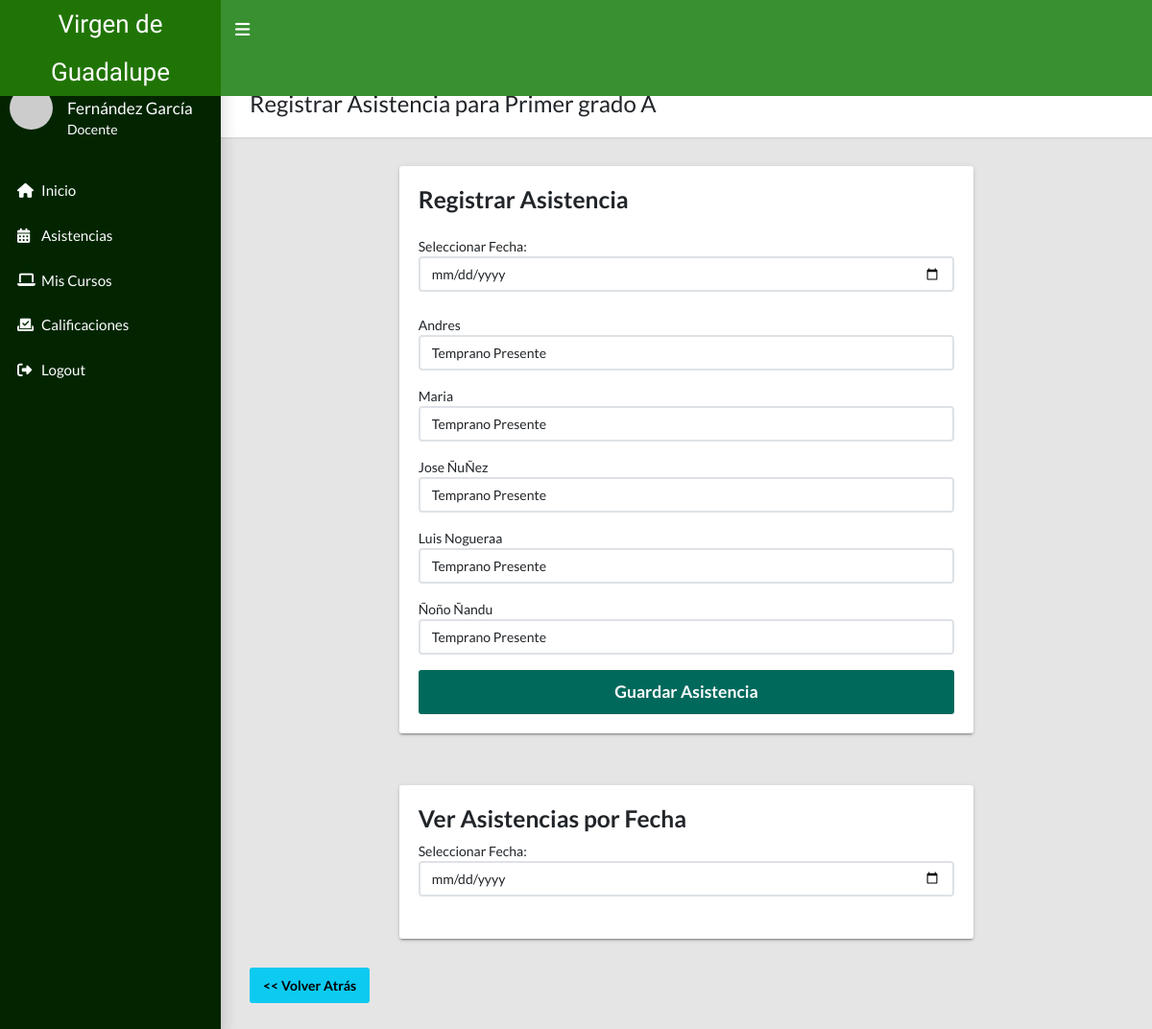
/profesor/Asistencias.php (signed in), run on the app's committed database.
### tables this page shows
CREATE TABLE `grados` (
  `grado_id` int(11) NOT NULL,
  `nombre_grado` varchar(100) NOT NULL,
  `estado` int(11) NOT NULL DEFAULT 1
);

CREATE TABLE `alumnos` (
  `alumno_id` int(11) NOT NULL,
  `nombre_alumno` varchar(100) NOT NULL,
  `edad` int(11) NOT NULL,
  `direccion` varchar(100) NOT NULL,
  `documento` varchar(20) NOT NULL,
  `apoderado_id` int(11) NOT NULL,
  `fecha_nac` date NOT NULL,
  `fecha_registro` date NOT NULL,
  `estado` int(11) NOT NULL DEFAULT 1
);

### profesor/asistencias.php (the view, shortened to what this page needs)
<?php
require_once 'includes/header.php';
require_once '../includes/conexion.php';
$profesor_id = $_SESSION['profesor_id'];
$sqlGrado = "SELECT g.grado_id, g.nombre_grado FROM grados g
JOIN profesor_grado pg ON g.grado_id = pg.grado_id
WHERE pg.profesor_id = ?";
$queryGrado = $pdo->prepare($sqlGrado);
$queryGrado->execute([$profesor_id]);
$grado = $queryGrado->fetch();
$nombre_grado = $grado['nombre_grado'];
$sqlAlumnos = "SELECT DISTINCT a.alumno_id, a.nombre_alumno
        FROM profesor_alumno pa
        INNER JOIN profesor_grado pg ON pa.pg_id = pg.pg_id
        INNER JOIN alumnos a ON pa.alumno_id = a.alumno_id
        WHERE pg.profesor_id = ?";
$queryAlumnos = $pdo->prepare($sqlAlumnos);
$queryAlumnos->execute([$profesor_id]);
$alumnos = $queryAlumnos->fetchAll();
?>
<main class="app-content">
    <div class="app-title">
        <div>
            <h1 class="mt-4"><i class="bi bi-calendar-check"></i> Registrar Asistencia para <?= htmlspecialchars($nombre_grado, ENT_QUOTES, 'UTF-8'); ?></h1>
        </div>
    </div>
    <div class="row justify-content-center">
        <div class="col-md-8">
            <div class="tile">
                <div class="tile-body">
                <form id="formularioAsistencia">
                    <h3 class="mb-4">Registrar Asistencia</h3>
                    <div class="form-group">
                        <label for="fecha" class="font-weight-bold">Seleccionar Fecha:</label>
                        <input type="date" id="fecha" name="fecha" class="form-control" required>
                    </div>
                    <div id="listaAlumnos" class="mt-4">
                        <?php if (!empty($alumnos)) {
                            foreach ($alumnos as $alumno) { ?>
                                <div class="form-group mb-3">
                                    <label class="font-weight-semibold"><?= htmlspecialchars($alumno['nombre_alumno'], ENT_QUOTES, 'UTF-8'); ?></label>
                                    <select name="asistencia[<?= htmlspecialchars($alumno['alumno_id'], ENT_QUOTES, 'UTF-8'); ?>]" class="form-control">
                                        <option value="Temprano Presente">Temprano Presente</option>
                                    </select>
                                </div>
                            <?php }
                        } else {
                            echo "<p>No se encontraron alumnos para este profesor.</p>";
                        } ?>
                    </div>
                    <button type="submit" class="btn btn-primary btn-lg w-100">Guardar Asistencia</button>
                </form>
                </div>
            </div>
        </div>
    </div>
    <div class="row mt-4 justify-content-center">
        <div class="col-md-8">
            <div class="tile">
                <div class="tile-body">
                    <h3>Ver Asistencias por Fecha</h3>
                    <div class="form-group">
                        <label for="fechaConsulta">Seleccionar Fecha:</label>
                        <input type="date" id="fechaConsulta" name="fechaConsulta" class="form-control">
                    </div>
                </div>
            </div>
        </div>
    </div>
    <div class="">
        <a href="index.php" class="btn btn-info"><< Volver Atrás</a>
    </div>
</main>
<?php
require_once 'includes/footer.php';
?>

### profesor/css/styleprof.css (style rules this page uses)
a { color: #49dc35; }

### data on the page
grados: nombre_grado "Primer grado A"
alumnos: nombre_alumno "Andres", alumno_id "Temprano Presente"
alumnos: nombre_alumno "Maria", alumno_id "Temprano Presente"
alumnos: nombre_alumno "Jose ÑuÑez", alumno_id "Temprano Presente"
alumnos: nombre_alumno "Luis Nogueraa", alumno_id "Temprano Presente"
alumnos: nombre_alumno "Ñoño Ñandu", alumno_id "Temprano Presente"
